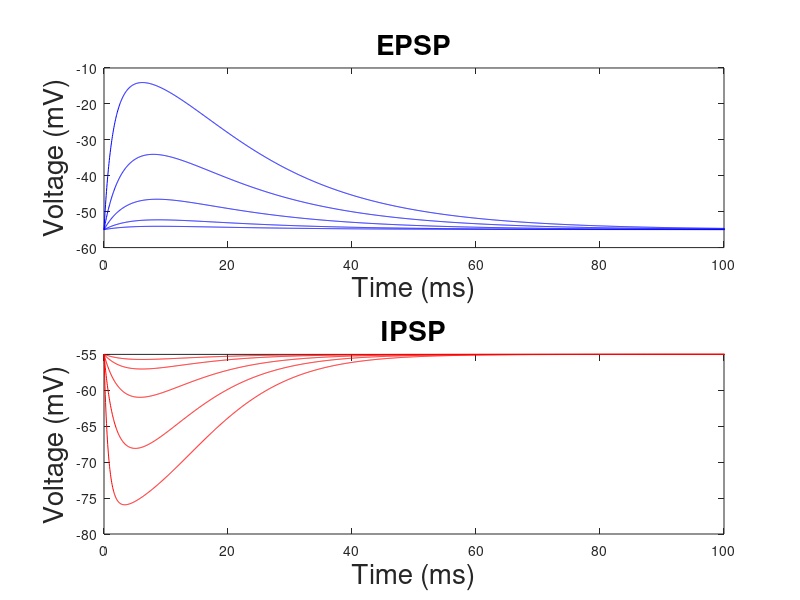

Recreate this plot in MATLAB. (Note: this script raises an error after producing the figure.)
%% Time Parameters
dt      = 0.05;
tEND    = 1e3;
t       = 0:dt:tEND;
T       = length(t);

%% Neuron Parameters

%Neuron properties
E_L     = [-65 -67];    %rev potential: leak (mV)
g_L     = [182/18 119/8];     %leak conductance (nS)
C       = [182 119];    %capacitance (pF)
V_th    = [-45 -47];    %spike threshold (mV)
V_reset = [-55 -55];    %reset potential (mV)
t_ref   = 0.5;    %refractory period (ms)

%Synaptic Properties
E_e     = 0;      %rev potential: E (mV)
E_i     = -80;    %rev potential: I (mV)
tau_s   = 5;      %synaptic decay timescale (1/ms)

%Adaptation Properties (No adaptation)
E_w     = -70;    %rev potential: adaptation (mV)
b_w     = 0.01;   %adaptation decay timescale (1/ms)
b       = 0;    %adaptation activation rate (1/ms)
delta_T = 0;     %subthreshold adaptation steepness
w_r     = 0.1;     %adaptation at rest (0-1)
gwnorm  = 0;       %magnitude of adaptation


%% Normalized Paramets

v_inf = [-55 -55];      %Input Voltage from Population
tau   = C./g_L;         %Cell tau
w     = [0.1;0.3;1;3;10]; %Weight of incoming signal
W     = transpose(logspace(-1,1,25));
G     = [1,3,10];              %Background tau

N     = length(w);
NN    = length(W);

%% Allocated Arrays

vE = zeros(N,T,length(G));
vI = zeros(N,T,length(G));

VE = v_inf(1).*ones(NN,T,length(G));
VI = v_inf(2).*ones(NN,T,length(G));

vE(:,1,:) = v_inf(1).*ones(N,1,length(G));
vI(:,1,:) = v_inf(2).*ones(N,1,length(G));

VE(:,1,:) = v_inf(1).*ones(NN,1,length(G));
VI(:,1,:) = v_inf(2).*ones(NN,1,length(G));

s = exp(-t./tau_s);

%% Loop 
for gg = 1:length(G)
for n = 1:T-1
    
    dvE = - vE(:,n,gg) + v_inf(1) - w.*s(n).*(vE(:,n,gg) - E_e);
    dvI = - vI(:,n,gg) + v_inf(2) - w.*s(n).*(vI(:,n,gg) - E_i);
        
    vE(:,n+1,gg) = vE(:,n,gg) + dvE.*dt.*(G(gg)./tau(1));
    vI(:,n+1,gg) = vI(:,n,gg) + dvI.*dt.*(G(gg)./tau(2));
    
    dVE = - VE(:,n,gg) + v_inf(1) - W.*s(n).*(VE(:,n,gg) - E_e);
    dVI = - VI(:,n,gg) + v_inf(2) - W.*s(n).*(VI(:,n,gg) - E_i);
        
    VE(:,n+1,gg) = VE(:,n,gg) + dVE.*dt.*(G(gg)./tau(1));
    VI(:,n+1,gg) = VI(:,n,gg) + dVI.*dt.*(G(gg)./tau(2));
    
end
end

%%

for gg = 1:length(G)
figure
subplot(2,1,1)
plot(t,vE(:,:,gg),'b')
xlim([0 100])
xlabel('Time (ms)','fontsize',20);ylabel('Voltage (mV)','fontsize',20);title('EPSP','fontsize',20)
subplot(2,1,2)
plot(t,vI(:,:,gg),'r')
xlim([0 100])
xlabel('Time (ms)','fontsize',20);ylabel('Voltage (mV)','fontsize',20);title('IPSP','fontsize',20)
NiceSave(['Example_EPSP_IPSP_G_' char(num2str(G(gg)))],'/Users/jonathangornet/Documents/GitHub/SOSpikingModel/Figures',[])
end

%%
VEmax = zeros(N,length(G));
VImin = zeros(NN,length(G));

for gg = 1:length(G)
for ii = 1:NN
    
    VEmax(ii,gg) = max(VE(ii,:,gg)) - v_inf(1);
    VImin(ii,gg) = min(VI(ii,:,gg)) - v_inf(2);
        
end
end

%%
figure
subplot(2,1,1)
plot(log10(W),VEmax(:,1),'.-','Color',[0.7 0.7 1],'linewidth',2,'markersize',25)
hold on
plot(log10(W),VEmax(:,2),'.-','Color',[0.3 0.3 1],'linewidth',2,'markersize',25)
hold on
plot(log10(W),VEmax(:,3),'.-','Color',[0 0 0.5],'linewidth',2,'markersize',25)
LogScale('x',10)
xlabel('Weight (nS)','fontsize',20);ylabel('Voltage mV','fontsize',20);title('EPSP','fontsize',20)
legend('G: 1','G: 3','G: 10','Location','northwest')
subplot(2,1,2)
plot(log10(W),VImin(:,1),'.-','Color',[1 0.7 0.7],'linewidth',2,'markersize',25)
hold on
plot(log10(W),VImin(:,2),'.-','Color',[1 0.3 0.3],'linewidth',2,'markersize',25)
hold on
plot(log10(W),VImin(:,3),'.-','Color',[0.5 0 0],'linewidth',2,'markersize',25)
legend('G: 1','G: 3','G: 10','Location','southwest')
LogScale('x',10)
xlabel('Weight (nS)','fontsize',20);ylabel('Voltage mV','fontsize',20);title('IPSP','fontsize',20)

NiceSave('EPSP_IPSP','/Users/jonathangornet/Documents/GitHub/SOSpikingModel/Figures',[])
